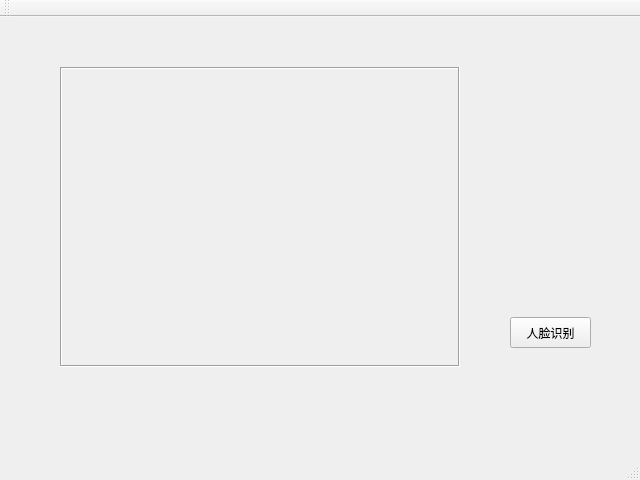
<?xml version="1.0" encoding="UTF-8"?>
<ui version="4.0">
 <class>MainWindow</class>
 <widget class="QMainWindow" name="MainWindow">
  <property name="geometry">
   <rect>
    <x>0</x>
    <y>0</y>
    <width>640</width>
    <height>480</height>
   </rect>
  </property>
  <property name="windowTitle">
   <string>MainWindow</string>
  </property>
  <widget class="QWidget" name="centralWidget">
   <widget class="QLabel" name="viewLabel">
    <property name="geometry">
     <rect>
      <x>60</x>
      <y>50</y>
      <width>400</width>
      <height>300</height>
     </rect>
    </property>
    <property name="frameShape">
     <enum>QFrame::Box</enum>
    </property>
    <property name="frameShadow">
     <enum>QFrame::Sunken</enum>
    </property>
    <property name="text">
     <string/>
    </property>
   </widget>
   <widget class="QPushButton" name="detectPushButton">
    <property name="geometry">
     <rect>
      <x>510</x>
      <y>300</y>
      <width>81</width>
      <height>31</height>
     </rect>
    </property>
    <property name="text">
     <string>人脸识别</string>
    </property>
   </widget>
  </widget>
  <widget class="QMenuBar" name="menuBar">
   <property name="geometry">
    <rect>
     <x>0</x>
     <y>0</y>
     <width>640</width>
     <height>23</height>
    </rect>
   </property>
  </widget>
  <widget class="QToolBar" name="mainToolBar">
   <attribute name="toolBarArea">
    <enum>TopToolBarArea</enum>
   </attribute>
   <attribute name="toolBarBreak">
    <bool>false</bool>
   </attribute>
  </widget>
  <widget class="QStatusBar" name="statusBar"/>
 </widget>
 <layoutdefault spacing="6" margin="11"/>
 <resources/>
 <connections/>
</ui>
